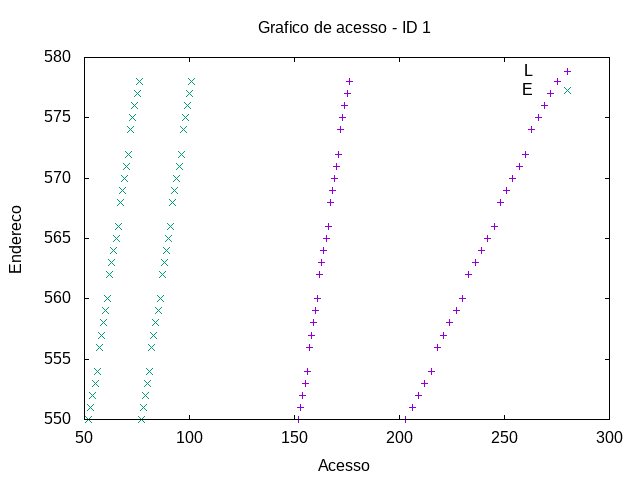

Source code (gnuplot):
set term png
set output "../out/mem/sum/-acesso-1.png"
set title "Grafico de acesso - ID 1"
set xlabel "Acesso"
set ylabel "Endereco"
plot "../out/mem/sum/-acesso-0-1.gpdat" u 2:4 w points t "L", "../out/mem/sum/-acesso-1-1.gpdat" u 2:4 w points t "E"
